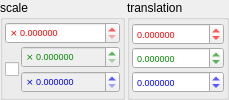
       <widget class="QWidget" name="widget_6" native="true">
        <property name="minimumSize">
         <size>
          <width>0</width>
          <height>0</height>
         </size>
        </property>
        <property name="maximumSize">
         <size>
          <width>16777215</width>
          <height>16777215</height>
         </size>
        </property>
        <layout class="QHBoxLayout" name="horizontalLayout_4">
         <property name="spacing">
          <number>2</number>
         </property>
         <property name="leftMargin">
          <number>0</number>
         </property>
         <property name="topMargin">
          <number>0</number>
         </property>
         <property name="rightMargin">
          <number>0</number>
         </property>
         <property name="bottomMargin">
          <number>0</number>
         </property>
         <item>
          <widget class="QGroupBox" name="groupBox">
           <property name="title">
            <string>scale</string>
           </property>
           <property name="checkable">
            <bool>false</bool>
           </property>
           <layout class="QVBoxLayout" name="verticalLayout_5">
            <property name="spacing">
             <number>1</number>
            </property>
            <property name="leftMargin">
             <number>2</number>
            </property>
            <property name="topMargin">
             <number>2</number>
            </property>
            <property name="rightMargin">
             <number>2</number>
            </property>
            <property name="bottomMargin">
             <number>2</number>
            </property>
            <item>
             <widget class="QDoubleSpinBox" name="scaleX">
              <property name="sizePolicy">
               <sizepolicy hsizetype="Preferred" vsizetype="Fixed">
                <horstretch>0</horstretch>
                <verstretch>0</verstretch>
               </sizepolicy>
              </property>
              <property name="palette">
               <palette>
                <active>
                 <colorrole role="WindowText">
                  <brush brushstyle="SolidPattern">
                   <color alpha="255">
                    <red>255</red>
                    <green>0</green>
                    <blue>0</blue>
                   </color>
                  </brush>
                 </colorrole>
                 <colorrole role="Text">
                  <brush brushstyle="SolidPattern">
                   <color alpha="255">
                    <red>255</red>
                    <green>0</green>
                    <blue>0</blue>
                   </color>
                  </brush>
                 </colorrole>
                 <colorrole role="ButtonText">
                  <brush brushstyle="SolidPattern">
                   <color alpha="255">
                    <red>255</red>
                    <green>0</green>
                    <blue>0</blue>
                   </color>
                  </brush>
                 </colorrole>
                 <colorrole role="PlaceholderText">
                  <brush brushstyle="NoBrush">
                   <color alpha="128">
                    <red>255</red>
                    <green>0</green>
                    <blue>0</blue>
                   </color>
                  </brush>
                 </colorrole>
                </active>
                <inactive>
                 <colorrole role="WindowText">
                  <brush brushstyle="SolidPattern">
                   <color alpha="255">
                    <red>255</red>
                    <green>0</green>
                    <blue>0</blue>
                   </color>
                  </brush>
                 </colorrole>
                 <colorrole role="Text">
                  <brush brushstyle="SolidPattern">
                   <color alpha="255">
                    <red>255</red>
                    <green>0</green>
                    <blue>0</blue>
                   </color>
                  </brush>
                 </colorrole>
                 <colorrole role="ButtonText">
                  <brush brushstyle="SolidPattern">
                   <color alpha="255">
                    <red>255</red>
                    <green>0</green>
                    <blue>0</blue>
                   </color>
                  </brush>
                 </colorrole>
                 <colorrole role="PlaceholderText">
                  <brush brushstyle="NoBrush">
                   <color alpha="128">
                    <red>255</red>
                    <green>0</green>
                    <blue>0</blue>
                   </color>
                  </brush>
                 </colorrole>
                </inactive>
                <disabled>
                 <colorrole role="WindowText">
                  <brush brushstyle="SolidPattern">
                   <color alpha="255">
                    <red>255</red>
                    <green>0</green>
                    <blue>0</blue>
                   </color>
                  </brush>
                 </colorrole>
                 <colorrole role="Text">
                  <brush brushstyle="SolidPattern">
                   <color alpha="255">
                    <red>255</red>
                    <green>0</green>
                    <blue>0</blue>
                   </color>
                  </brush>
                 </colorrole>
                 <colorrole role="ButtonText">
                  <brush brushstyle="SolidPattern">
                   <color alpha="255">
                    <red>255</red>
                    <green>0</green>
                    <blue>0</blue>
                   </color>
                  </brush>
                 </colorrole>
                 <colorrole role="PlaceholderText">
                  <brush brushstyle="NoBrush">
                   <color alpha="128">
                    <red>255</red>
                    <green>0</green>
                    <blue>0</blue>
                   </color>
                  </brush>
                 </colorrole>
                </disabled>
               </palette>
              </property>
              <property name="font">
               <font>
                <pointsize>7</pointsize>
               </font>
              </property>
              <property name="styleSheet">
               <string notr="true">color:#f00;</string>
              </property>
              <property name="prefix">
               <string>⨯ </string>
              </property>
              <property name="decimals">
               <number>6</number>
              </property>
              <property name="minimum">
               <double>0.000000000000000</double>
              </property>
              <property name="maximum">
               <double>1000000000000000078291540404596243842305360299886116864.000000000000000</double>
              </property>
              <property name="singleStep">
               <double>0.100000000000000</double>
              </property>
             </widget>
            </item>
            <item>
             <widget class="QWidget" name="widget_8" native="true">
              <layout class="QHBoxLayout" name="horizontalLayout_6">
               <property name="spacing">
                <number>0</number>
               </property>
               <property name="leftMargin">
                <number>0</number>
               </property>
               <property name="topMargin">
                <number>0</number>
               </property>
               <property name="rightMargin">
                <number>0</number>
               </property>
               <property name="bottomMargin">
                <number>0</number>
               </property>
               <item>
                <widget class="QCheckBox" name="scaleCheck">
                 <property name="text">
                  <string/>
                 </property>
                </widget>
               </item>
               <item>
                <widget class="QWidget" name="widget_9" native="true">
                 <layout class="QVBoxLayout" name="verticalLayout_9">
                  <property name="spacing">
                   <number>2</number>
                  </property>
                  <property name="leftMargin">
                   <number>2</number>
                  </property>
                  <property name="topMargin">
                   <number>0</number>
                  </property>
                  <property name="rightMargin">
                   <number>0</number>
                  </property>
                  <property name="bottomMargin">
                   <number>0</number>
                  </property>
                  <item>
                   <widget class="QDoubleSpinBox" name="scaleY">
                    <property name="enabled">
                     <bool>false</bool>
                    </property>
                    <property name="sizePolicy">
                     <sizepolicy hsizetype="Preferred" vsizetype="Fixed">
                      <horstretch>0</horstretch>
                      <verstretch>0</verstretch>
                     </sizepolicy>
                    </property>
                    <property name="font">
                     <font>
                      <pointsize>7</pointsize>
                     </font>
                    </property>
                    <property name="styleSheet">
                     <string notr="true">color:#080;</string>
                    </property>
                    <property name="prefix">
                     <string>⨯ </string>
                    </property>
                    <property name="decimals">
                     <number>6</number>
                    </property>
                    <property name="minimum">
                     <double>0.000000000000000</double>
                    </property>
                    <property name="maximum">
                     <double>1000000000000000078291540404596243842305360299886116864.000000000000000</double>
                    </property>
                    <property name="singleStep">
                     <double>0.100000000000000</double>
                    </property>
                   </widget>
                  </item>
                  <item>
                   <widget class="QDoubleSpinBox" name="scaleZ">
                    <property name="enabled">
                     <bool>false</bool>
                    </property>
                    <property name="sizePolicy">
                     <sizepolicy hsizetype="Preferred" vsizetype="Fixed">
                      <horstretch>0</horstretch>
                      <verstretch>0</verstretch>
                     </sizepolicy>
                    </property>
                    <property name="font">
                     <font>
                      <pointsize>7</pointsize>
                     </font>
                    </property>
                    <property name="styleSheet">
                     <string notr="true">color:#00f;</string>
                    </property>
                    <property name="prefix">
                     <string>⨯ </string>
                    </property>
                    <property name="decimals">
                     <number>6</number>
                    </property>
                    <property name="minimum">
                     <double>0.000000000000000</double>
                    </property>
                    <property name="maximum">
                     <double>1000000000000000078291540404596243842305360299886116864.000000000000000</double>
                    </property>
                    <property name="singleStep">
                     <double>0.100000000000000</double>
                    </property>
                   </widget>
                  </item>
                 </layout>
                </widget>
               </item>
              </layout>
             </widget>
            </item>
           </layout>
          </widget>
         </item>
         <item>
          <widget class="QGroupBox" name="groupBox_2">
           <property name="title">
            <string>translation</string>
           </property>
           <layout class="QVBoxLayout" name="verticalLayout_6">
            <property name="spacing">
             <number>1</number>
            </property>
            <property name="leftMargin">
             <number>2</number>
            </property>
            <property name="topMargin">
             <number>2</number>
            </property>
            <property name="rightMargin">
             <number>2</number>
            </property>
            <property name="bottomMargin">
             <number>2</number>
            </property>
            <item>
             <widget class="QDoubleSpinBox" name="transX">
              <property name="sizePolicy">
               <sizepolicy hsizetype="Preferred" vsizetype="Fixed">
                <horstretch>0</horstretch>
                <verstretch>0</verstretch>
               </sizepolicy>
              </property>
              <property name="palette">
               <palette>
                <active>
                 <colorrole role="WindowText">
                  <brush brushstyle="SolidPattern">
                   <color alpha="255">
                    <red>255</red>
                    <green>0</green>
                    <blue>0</blue>
                   </color>
                  </brush>
                 </colorrole>
                 <colorrole role="Text">
                  <brush brushstyle="SolidPattern">
                   <color alpha="255">
                    <red>255</red>
                    <green>0</green>
                    <blue>0</blue>
                   </color>
                  </brush>
                 </colorrole>
                 <colorrole role="ButtonText">
                  <brush brushstyle="SolidPattern">
                   <color alpha="255">
                    <red>255</red>
                    <green>0</green>
                    <blue>0</blue>
                   </color>
                  </brush>
                 </colorrole>
                 <colorrole role="PlaceholderText">
                  <brush brushstyle="NoBrush">
                   <color alpha="128">
                    <red>255</red>
                    <green>0</green>
                    <blue>0</blue>
                   </color>
                  </brush>
                 </colorrole>
                </active>
                <inactive>
                 <colorrole role="WindowText">
                  <brush brushstyle="SolidPattern">
                   <color alpha="255">
                    <red>255</red>
                    <green>0</green>
                    <blue>0</blue>
                   </color>
                  </brush>
                 </colorrole>
                 <colorrole role="Text">
                  <brush brushstyle="SolidPattern">
                   <color alpha="255">
                    <red>255</red>
                    <green>0</green>
                    <blue>0</blue>
                   </color>
                  </brush>
                 </colorrole>
                 <colorrole role="ButtonText">
                  <brush brushstyle="SolidPattern">
                   <color alpha="255">
                    <red>255</red>
                    <green>0</green>
                    <blue>0</blue>
                   </color>
                  </brush>
                 </colorrole>
                 <colorrole role="PlaceholderText">
                  <brush brushstyle="NoBrush">
                   <color alpha="128">
                    <red>255</red>
                    <green>0</green>
                    <blue>0</blue>
                   </color>
                  </brush>
                 </colorrole>
                </inactive>
                <disabled>
                 <colorrole role="WindowText">
                  <brush brushstyle="SolidPattern">
                   <color alpha="255">
                    <red>255</red>
                    <green>0</green>
                    <blue>0</blue>
                   </color>
                  </brush>
                 </colorrole>
                 <colorrole role="Text">
                  <brush brushstyle="SolidPattern">
                   <color alpha="255">
                    <red>255</red>
                    <green>0</green>
                    <blue>0</blue>
                   </color>
                  </brush>
                 </colorrole>
                 <colorrole role="ButtonText">
                  <brush brushstyle="SolidPattern">
                   <color alpha="255">
                    <red>255</red>
                    <green>0</green>
                    <blue>0</blue>
                   </color>
                  </brush>
                 </colorrole>
                 <colorrole role="PlaceholderText">
                  <brush brushstyle="NoBrush">
                   <color alpha="128">
                    <red>255</red>
                    <green>0</green>
                    <blue>0</blue>
                   </color>
                  </brush>
                 </colorrole>
                </disabled>
               </palette>
              </property>
              <property name="font">
               <font>
                <pointsize>7</pointsize>
               </font>
              </property>
              <property name="styleSheet">
               <string notr="true">color:#f00;</string>
              </property>
              <property name="decimals">
               <number>6</number>
              </property>
              <property name="minimum">
               <double>-1000000000000000048346692115553659057528394845890514255872.000000000000000</double>
              </property>
              <property name="maximum">
               <double>1000000000000000078291540404596243842305360299886116864.000000000000000</double>
              </property>
             </widget>
            </item>
            <item>
             <widget class="QDoubleSpinBox" name="transY">
              <property name="sizePolicy">
               <sizepolicy hsizetype="Preferred" vsizetype="Fixed">
                <horstretch>0</horstretch>
                <verstretch>0</verstretch>
               </sizepolicy>
              </property>
              <property name="font">
               <font>
                <pointsize>7</pointsize>
               </font>
              </property>
              <property name="styleSheet">
               <string notr="true">color:#080;</string>
              </property>
              <property name="decimals">
               <number>6</number>
              </property>
              <property name="minimum">
               <double>-1000000000000000048346692115553659057528394845890514255872.000000000000000</double>
              </property>
              <property name="maximum">
               <double>1000000000000000078291540404596243842305360299886116864.000000000000000</double>
              </property>
             </widget>
            </item>
            <item>
             <widget class="QDoubleSpinBox" name="transZ">
              <property name="sizePolicy">
               <sizepolicy hsizetype="Preferred" vsizetype="Fixed">
                <horstretch>0</horstretch>
                <verstretch>0</verstretch>
               </sizepolicy>
              </property>
              <property name="font">
               <font>
                <pointsize>7</pointsize>
               </font>
              </property>
              <property name="styleSheet">
               <string notr="true">color:#00f;</string>
              </property>
              <property name="decimals">
               <number>6</number>
              </property>
              <property name="minimum">
               <double>-1000000000000000048346692115553659057528394845890514255872.000000000000000</double>
              </property>
              <property name="maximum">
               <double>1000000000000000078291540404596243842305360299886116864.000000000000000</double>
              </property>
             </widget>
            </item>
           </layout>
          </widget>
         </item>
        </layout>
       </widget>
